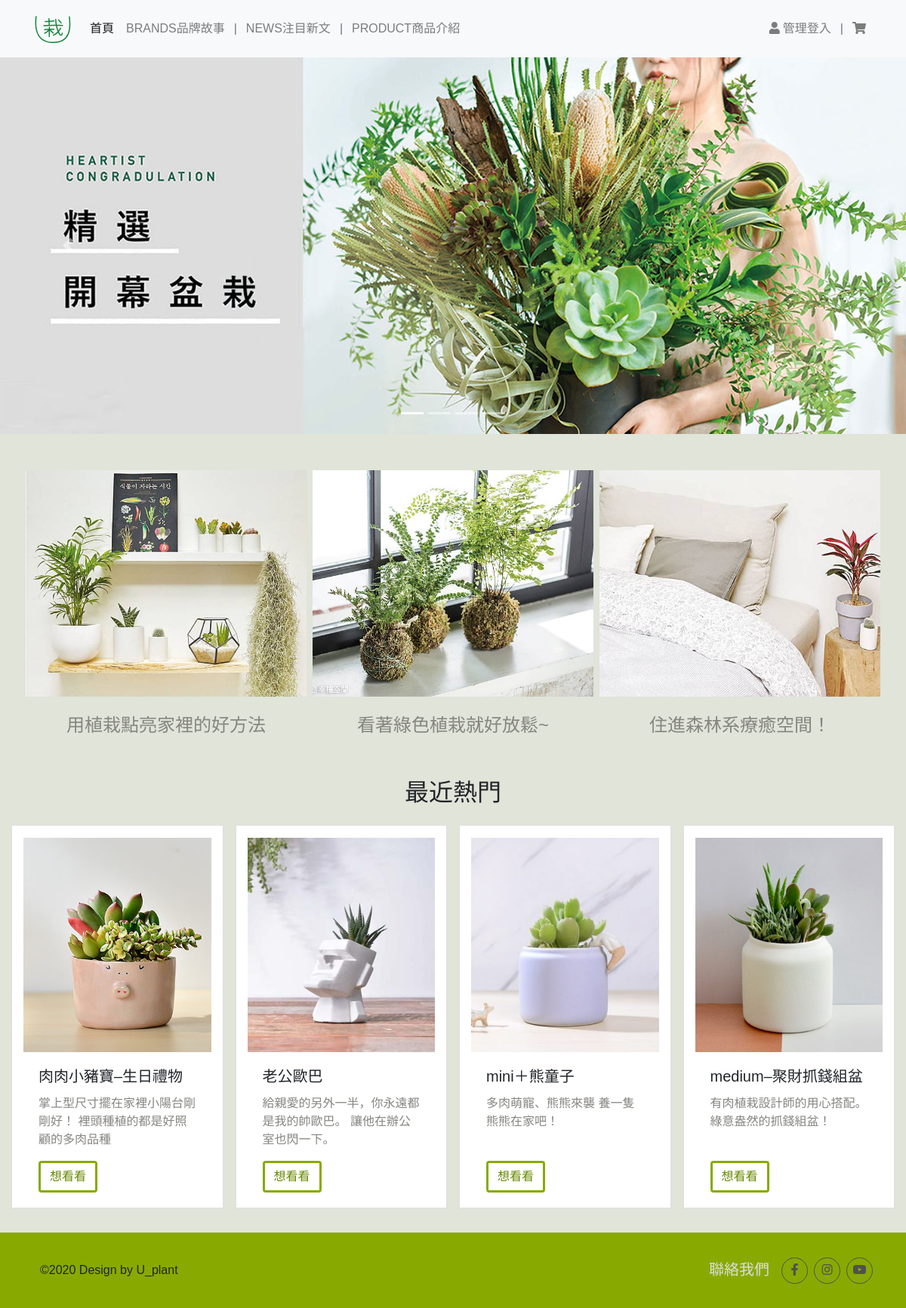
The page / on the database its author committed.
### tables this page shows
CREATE TABLE `q1t6_img` (
  `id` int(10) UNSIGNED NOT NULL,
  `img` text NOT NULL,
  `dpy` int(11) NOT NULL
);

CREATE TABLE `q1t7_img` (
  `id` int(11) NOT NULL,
  `text` text NOT NULL,
  `img` text NOT NULL,
  `dpy` int(11) NOT NULL
);

CREATE TABLE `q4t5_product` (
  `id` int(10) UNSIGNED NOT NULL,
  `img` text NOT NULL,
  `title` text NOT NULL,
  `price` int(11) NOT NULL,
  `spec` text NOT NULL,
  `text` text NOT NULL,
  `d_title` text NOT NULL,
  `d_p` text NOT NULL,
  `num` int(11) NOT NULL,
  `dpy` int(11) NOT NULL
);

CREATE TABLE `q4t11_footer` (
  `id` int(10) UNSIGNED NOT NULL,
  `once` text NOT NULL
);

### sql.php (called while the page is built, shortened)
<?php
$db = new PDO("mysql:host=127.0.0.1;dbname=s1080414;charset=utf8", "root", "");
function select($tb, $wh)
{
  global $db;
  return $db->query("SELECT * FROM " . $tb . " WHERE " . $wh)->fetchAll();
}
?>
<?php
$re = select("q4t11_footer", 1);
$bot = $re[0]['once'];
?>

### index.php (the view, shortened to what this page needs)
<?php
require_once('sql.php');
?>
<!DOCTYPE html>
<html lang="en">
<head>
  <link rel="stylesheet" href="css/bootstrap.css" />
  <link rel="stylesheet" href="css/style.css" />
  <link rel="stylesheet" href="css/fontawesome.css" />
</head>
<body data-spy="scroll" data-target="#plant-navbar">
  <?php include("menu.php") ?>
  <?php
  $re = select("q1t6_img", "dpy=1");
  $total = count($re);
  ?>
  <section id="section01" class="" style="margin-top:75px">
    <div id="carouselExampleIndicators" class="carousel slide h-100" data-ride="carousel">
      <ol class="carousel-indicators">
        <?php
        for ($i = 0; $i < $total; $i++) {
          if ($i == 0) $active = ' class="active"';
          else $active = '';
          echo '<li data-target="#carouselExampleIndicators" data-slide-to="' . $i . '"' . $active . '></li>';
        }
        ?>
      </ol>
      <div class="carousel-inner">
        <?php
        for ($i = 0; $i < $total; $i++) {
          if ($i == 0) $active = ' active';
          else $active = '';
          echo '<div class="carousel-item' . $active . '"><img src="upload/' . $re[$i]['img'] . '"></div>';
        }
        ?>
      </div>
      <a class="carousel-control-prev" href="#carouselExampleIndicators" role="button" data-slide="prev">
        <span class="carousel-control-prev-icon" aria-hidden="true"></span>
      </a>
      <a class="carousel-control-next" href="#carouselExampleIndicators" role="button" data-slide="next">
        <span class="carousel-control-next-icon" aria-hidden="true"></span>
      </a>
    </div>
  </section>
  <div class="container">
    <div class="row my-4">
      <?php
      $nowpage = (empty($_GET['page'])) ? 1 : $_GET['page'];
      $begin = ($nowpage - 1) * 3;
      $re = select("q1t7_img", "dpy=1 limit " . $begin . ",3");
      foreach ($re as $ro) {
      ?>
        <div class="col-12 col-lg-4 mb-5 my-lg-4 px-4 px-lg-1" style="height:300px;">
          <img src="upload/<?= $ro['img'] ?>" class="w-100 h-100" style="object-fit:cover" />
          <h4 class="py-2 py-lg-4 text-center text-gray"><?= $ro['text'] ?></h4>
        </div>
      <?php
      }
      ?>
    </div>
  </div>
  <h2 class="text-center" style="padding-top:60px">最近熱門</h2>
  <div class="container px-lg-4 px-5 mb-3">
    <div class="row flex-lg-nowrap justify-content-lg-center">
      <?php
      $nowpage = (empty($_GET['page'])) ? 1 : $_GET['page'];
      $begin = ($nowpage - 1) * 4;
      $re = select("q4t5_product", "dpy=1 limit " . $begin . ",4");
      foreach ($re as $ro) {
      ?>
        <div class="card3 col-12 col-lg-3 mx-lg-2 my-3">
          <img src="upload/<?= $ro['img'] ?>" class="pt-3" style="height:300px;object-fit:cover">
          <div class="card-body d-flex flex-column">
            <h5 class="card-title"><?= $ro['title'] ?></h5>
            <p class="card-text text-gray flex-grow-1"><?= $ro['text'] ?></p>
            <a href="detail.php?&id=<?= $ro['id'] ?>" class="btn btn-lightgreen align-self-start">想看看</a>
          </div>
        </div>
      <?php
      }
      ?>
    </div>
  </div>
  <?php include("footer.php") ?>
</body>
</html>

### menu.php (shortened to what this page needs)
<?php
 require_once('sql.php');
 ?>
<header class="navbar navbar-expand-lg navbar-light bg-light fixed-top">
  <div class="container">
    <a class="navbar-brand" href="index.php"><img src="images/logo.svg" height="50px" alt="" /></a>
    <div class="collapse navbar-collapse" id="plant-navbar">
      <ul class="navbar-nav mr-auto">
        <li class="nav-item active">
          <a class="nav-link" href="index.php">首頁<span class="sr-only">(current)</span></a>
        </li>
        <li class="nav-item">
          <a class="nav-link " href="brand.php">BRANDS品牌故事</a>
        </li>
        <span class="text-secondary px-1" style="line-height: 40px;">|</span>
        <li class="nav-item">
          <a class="nav-link" href="new.php">NEWS注目新文</a>
        </li>
        <span class="text-secondary px-1" style="line-height: 40px;">|</span>
        <li class="nav-item">
          <a class="nav-link" href="product.php">PRODUCT商品介紹</a>
        </li>
      </ul>
      <ul class="navbar-nav login">
        <li class="nav-item">
          <a class="nav-link" href="#login" data-toggle="modal"><i class="fas fa-user mr-1"></i>管理登入</a>
        </li>
        <span class="text-secondary px-1" style="line-height: 40px;">|</span>
        <li class="nav-item">
          <a class="nav-link" href="cart-show.php"><i class="fas fa-shopping-cart"></i></a>
        </li>
      </ul>
    </div>
  </div>
</header>

### footer.php
<?php
require_once('sql.php');
?>
<footer id="footer" class="bg-green d-flex align-items-center" style="height:100px;">
  <div class="container">
    <div class="row justify-content-between align-items-center">
      <div class="col-lg-3 my-2 ml-2">
        <?= $bot ?>
      </div>
      <div class="col-lg-3 row">
        <a href="contantus.php" class="text-white" style="text-decoration: none;">
          <h5 class="mr-3 ml-4 my-1" style="color:#DDDDDD">聯絡我們</h5>
        </a>
        <a href="https://www.facebook.com/SUCCULAND.com.tw" target="_blank">
          <div class="fb-radius text-center pt-1 mr-2">
            <i class="fab fa-facebook-f text-dgray"></i>
          </div>
        </a>
        <a href="https://www.instagram.com/succulandtw/" target="_blank">
          <div class="fb-radius text-center pt-1 mr-2">
            <i class="fab fa-instagram text-dgray"></i>
          </div>
        </a>
        <a href="https://www.youtube.com/?gl=JP&hl=ja" target="_blank">
          <div class="fb-radius text-center pt-1">
            <i class="fab fa-youtube  text-dgray"></i>
          </div>
        </a>
      </div>
    </div>
  </div>
</footer>

### css/style.css (style rules this page uses)
.text-gray { color: #868580; }
.text-dgray { color: #505050; border: #505050; }
.btn-lightgreen { color: #668800; background-color: #fff; border: solid #88aa00; }
.bg-green { background-color: #88aa00; }
.card3 { position: relative; display: -ms-flexbox; display: flex; -ms-flex-direction: column; flex-direction: column; min-width: 0; word-wrap: break-word; background-color: #fff; background-clip: border-box; border: 1px solid rgba(0, 0, 0, 0.125); }
body { background-color: rgb(224, 228, 217); font-family: "Lilita One", cursive; font-family: "Mansalva", cursive; font-family: "Noto Sans TC", sans-serif; }
.fb-radius { border: solid 1px #505050; border-radius: 50%; width: 35px; height: 35px; }
.carousel-inner img { width: 100%; height: 100%; object-fit: cover; }
.carousel-item { height: 100%; }
@media (min-width: 992px) { html, body { height: 100%; } }
header { will-change: transform; transition: background 0.3s, -webkit-transform 0.5s cubic-bezier(0.694, 0.048, 0.335, 1); transition: transform 0.5s cubic-bezier(0.694, 0.048, 0.335, 1), background 0.3s; transition: transform 0.5s cubic-bezier(0.694, 0.048, 0.335, 1), background 0.3s, -webkit-transform 0.5s cubic-bezier(0.694, 0.048, 0.335, 1); transform: translateY(0); -webkit-transform: translateY(0); }

### rows shown on the page
q1t6_img: img (picture)
q1t7_img: img (picture), text "用植栽點亮家裡的好方法"
q1t7_img: img (picture), text "看著綠色植栽就好放鬆~"
q1t7_img: img (picture), text "住進森林系療癒空間！"
q4t5_product: img (picture), title "肉肉小豬寶–生日禮物", text "掌上型尺寸擺在家裡小陽台剛剛好！ 裡頭種植的都是好照顧的多肉品種"
q4t5_product: img (picture), title "老公歐巴", text "給親愛的另外一半，你永遠都是我的帥歐巴。 讓他在辦公室也閃一下。"
q4t5_product: img (picture), title "mini＋熊童子", text "多肉萌寵、熊熊來襲 養一隻熊熊在家吧！"
q4t5_product: img (picture), title "medium–聚財抓錢組盆", text "有肉植栽設計師的用心搭配。 綠意盎然的抓錢組盆！"
q4t11_footer: once "©2020 Design by U_plant"
